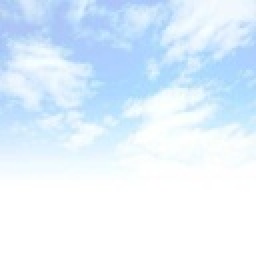
#> input picture Data/ClearWeather/042J34AEJ85K.jpg, 128 x 128 px, found by its file name (shown 2 times larger); its folder holds 3 pictures in this run
$ jupyter execute experiment.ipynb
#> lines starting #> are read from the running program, lines starting #| are printed output that depends on the picture
[cell 1]
import numpy as np
import cv2 as cv
from PIL import Image
import os

[cell 2]
images = []
labels = []

[cell 3]
data_path = r"C:\Users\FINE\Desktop\Rain_prediction_using_cloud_images\Data"

[cell 4]
for label_dir in os.listdir(data_path):
    label = os.path.join(data_path, label_dir)
    if os.path.isdir (label):
        for image_dir in os.listdir(label):
            image_file = os.path.join(label, image_dir)
            image = Image.open(image_file)
#> image is the input picture: PIL image 128x128 RGB; mean R, G, B 224.6, 239.8, 252.9
            images.append(image)
            labels.append(label_dir)

[cell 5]
print(labels)

[cell 6]
for image in images:
    cv.imshow('image', image)
#> this loop made 4 passes
#> pass 2, `cv.imshow('image', image)`:
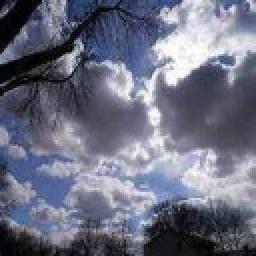
#> window 'image': PIL image 128x128 RGB (shown 2 times larger); mean R, G, B 107.5, 110, 128.2

cv.waitKey(0)
